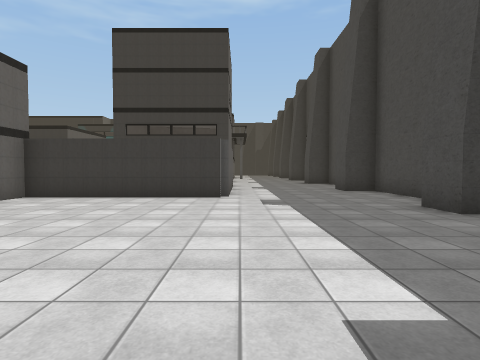
View 1 (above)

19 first-person views from a walk through a 3-D level made in the Unity game engine. The camera is 1.4 m above the floor, tilts 2° down and sees 80° across. The floor is counted in squares, 2 m on a side. Each view is taken from the middle of a square. On the plan, view 1 faces up. The plan holds only what a view shows up to about 10 squares ahead; the rest is blank. The place goes on beyond the plan. The player is left out. Some surface patterns are stand-ins.

View 2
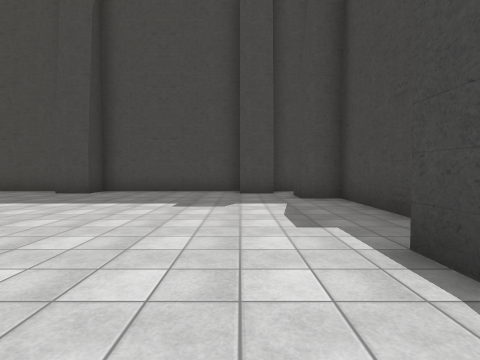

View 3
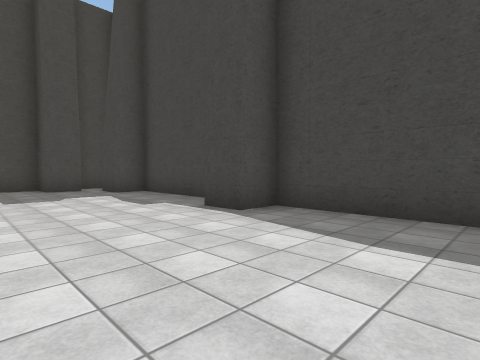

View 4
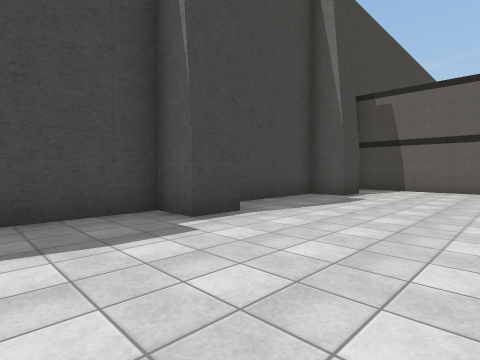

View 5
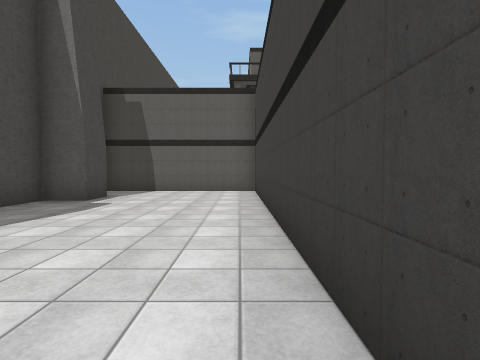

View 6
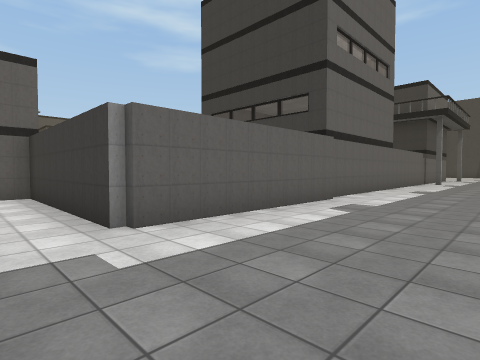

View 7
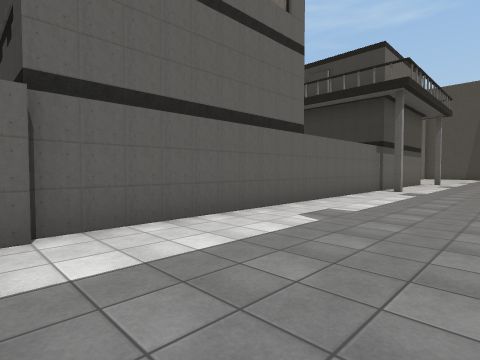

View 8
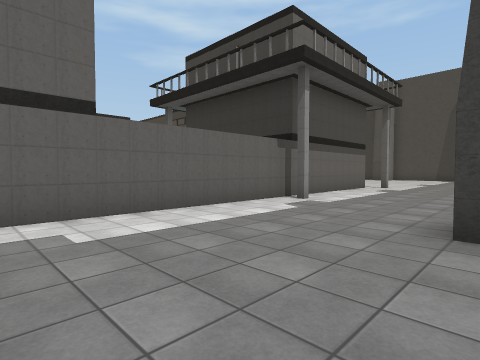

View 9
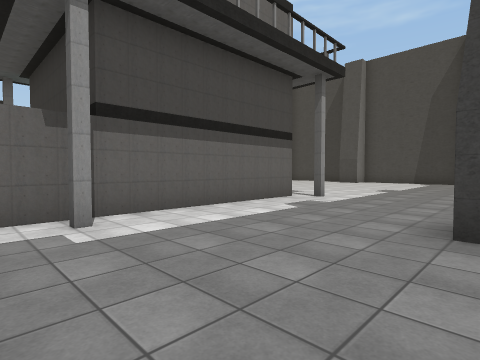

View 10
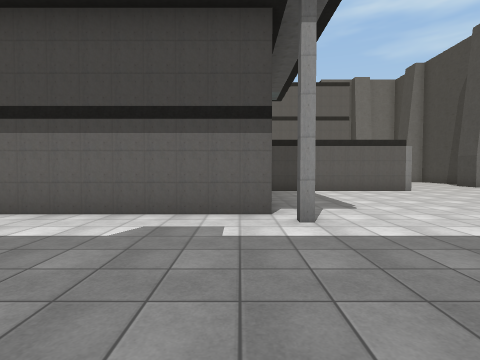

View 11
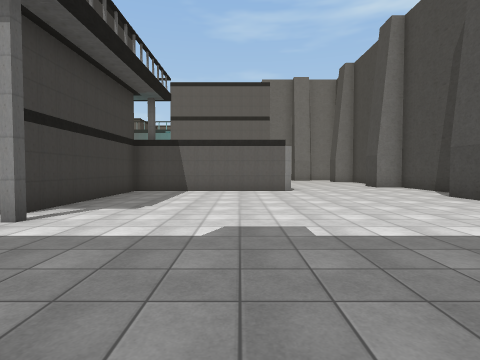

View 12
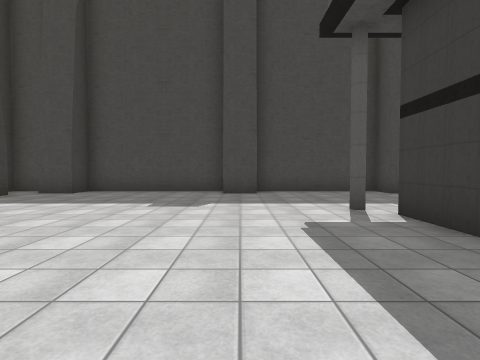

View 13
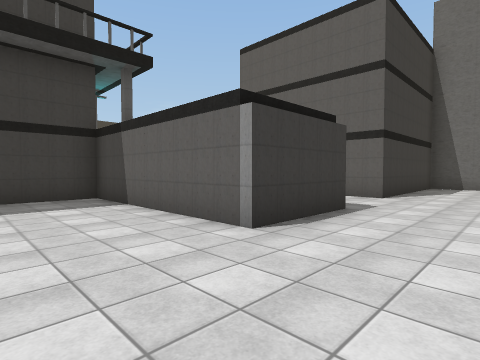

View 14
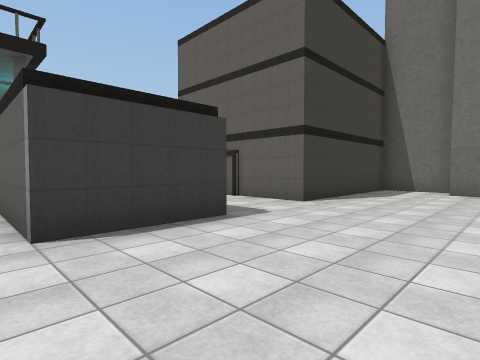

View 15
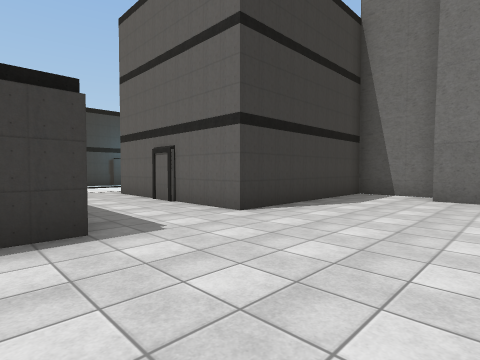

View 16
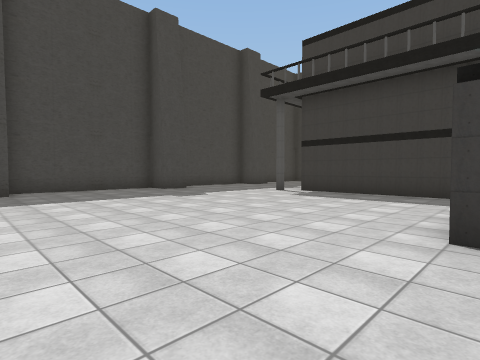

View 17
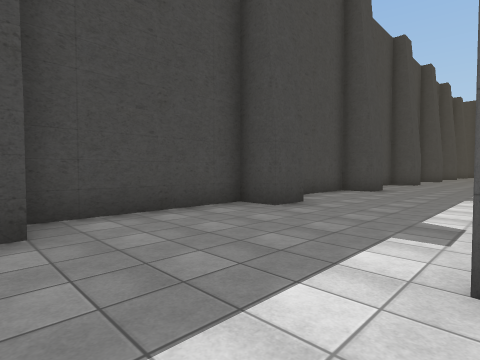

View 18
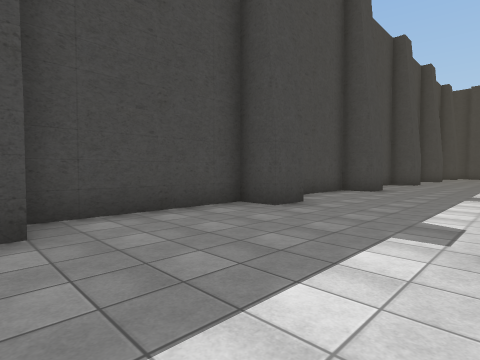

View 19
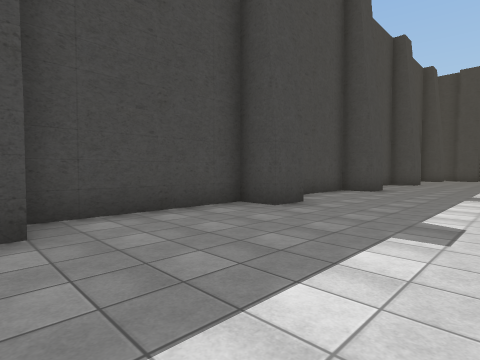

### Floor plan
Points are (right, up) in squares from view 1. A wall is a line through its corners. A room is listed if a view was taken in it or the views show most of it. See-through windows are left out.
Room 1 (views 1, 2, 3, 4, 5, 6, 7, 8, 9, 18, 19)
walls: (4.5, 6.1) (4.5, 9.5) (3.5, 9.5) (3.5, 10.5) (4.5, 10.5) (4.5, 13); (-6.5, 2.5) (-15.5, 2.5) (-15.5, -2.5); (-0.3, 12.6) (-0.3, 7.3) (-5.5, 7.3); (3.5, -1) (3.5, 0) (4.5, 0) (4.5, 4.5) (3.5, 4.5) (3.5, 5.6); (-1.2, -2.5) (2, -2.5) (2, -1.5) (3, -1.5); (3.5, 14.5) (3.5, 15.5) (4.5, 15.5) (4.5, 19.4); (4.5, -1.9) (4.5, -1.1); (-8.5, -1.5) (-7.5, -1.5) (-7.5, -2.5) (-3.5, -2.5) (-3.5, -1.5) (-2.5, -1.5); (3.5, 19.5) (3.5, 20.5) (4.5, 20.5) (4.5, 24.4); (-13.6, -1.5) (-12.5, -1.5) (-12.5, -2.5) (-9.5, -2.5); (3.5, 24.5) (3.5, 25.5) (4.5, 25.5) (4.5, 26.5); (-0.5, 26.5) (-0.5, 12.5)
ways out: opening at (2.5, 26) to room 2
Room 2 (views 10, 11, 12, 13, 14, 15, 16, 17)
walls: (-8.1, 32.7) (-5.5, 32.7) (-5.5, 27.5) (-0.5, 27.5) (-0.5, 26.5); (3.5, 29.5) (3.5, 30.5); (4.5, 30.5) (4.5, 35) (3.5, 35) (3.5, 36); (4.5, 26.5) (4.5, 29.5); (-14.5, 35.4) (-14.5, 34.5); (-15.5, 34.4) (-15.5, 32.5) (-10.5, 32.5)
ways out: opening at (2.5, 26) to room 1; opening at (-9.5, 32)

Where each view was taken, in squares from view 1:
view 1: 0 up, 0 right, facing up
view 2: 0 up, 5 left, facing right
view 3: 2 up, 7 left, facing down-right
view 4: 2 up, 5 left, facing down-left
view 5: 2 up, 6 left, facing left
view 6: 6 up, 3 right, facing up-left
view 7: 12 up, 3 right, facing up-left
view 8: 16 up, 4 right, facing up-left
view 9: 21 up, 4 right, facing up-left
view 10: 27 up, 4 right, facing left
view 11: 31 up, 4 right, facing left
view 12: 30 up, 5 left, facing right
view 13: 35 up, 3 left, facing down-left
view 14: 36 up, 5 left, facing down-left
view 15: 36 up, 7 left, facing down-left
view 16: 36 up, 6 left, facing down-right
view 17: 30 up, 0 right, facing down-right
view 18: 25 up, 0 right, facing down-right
view 19: 20 up, 0 right, facing down-right
